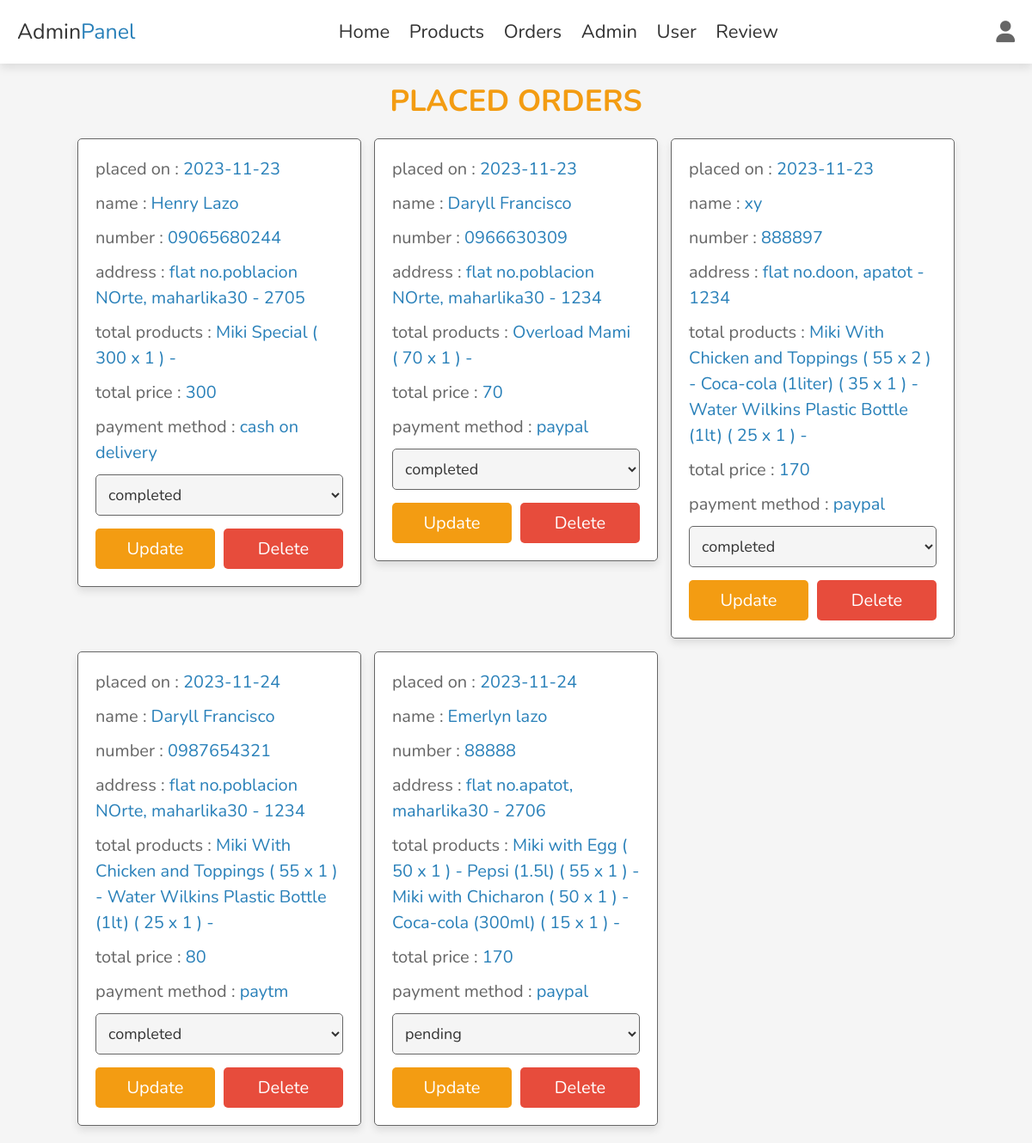
The app's page /admin_orders.php (signed in) with its own data.
### tables this page shows
CREATE TABLE `orders` (
  `id` int(100) NOT NULL,
  `user_id` int(100) NOT NULL,
  `name` varchar(100) NOT NULL,
  `number` varchar(12) NOT NULL,
  `method` varchar(50) NOT NULL,
  `address` varchar(500) NOT NULL,
  `total_products` varchar(1000) NOT NULL,
  `total_price` int(100) NOT NULL,
  `placed_on` date NOT NULL DEFAULT current_timestamp(),
  `payment_status` varchar(20) NOT NULL DEFAULT 'pending'
);

### admin_orders.php (the view, shortened to what this page needs)
<?php
include 'config.php';
?>
<!DOCTYPE html>
<html lang="en">
<head>
   <link rel="stylesheet" href="https://cdnjs.cloudflare.com/ajax/libs/font-awesome/6.1.1/css/all.min.css">
   <link rel="stylesheet" href="css/admin_style.css">
</head>
<body>
<?php include 'admin_header.php' ?>
<section class="orders">
<h1 class="heading">placed orders</h1>
<div class="box-container">
   <?php
      $select_orders = $conn->prepare("SELECT * FROM `orders`");
      $select_orders->execute();
      if($select_orders->rowCount() > 0){
         while($fetch_orders = $select_orders->fetch(PDO::FETCH_ASSOC)){
   ?>
   <div class="box">
      <p> placed on : <span><?= $fetch_orders['placed_on']; ?></span> </p>
      <p> name : <span><?= $fetch_orders['name']; ?></span> </p>
      <p> number : <span><?= $fetch_orders['number']; ?></span> </p>
      <p> address : <span><?= $fetch_orders['address']; ?></span> </p>
      <p> total products : <span><?= $fetch_orders['total_products']; ?></span> </p>
      <p> total price : <span><?= $fetch_orders['total_price']; ?></span> </p>
      <p> payment method : <span><?= $fetch_orders['method']; ?></span> </p>
      <form action="" method="post">
         <select name="payment_status" class="select">
            <option selected disabled><?= $fetch_orders['payment_status']; ?></option>
         </select>
        <div class="flex-btn">
         <input type="submit" value="update" class="option-btn" name="update_payment">
         <a href="admin_orders.php?delete=<?= $fetch_orders['id']; ?>" class="delete-btn" onclick="return confirm('delete this order?');">delete</a>
        </div>
      </form>
   </div>
   <?php
         }
      }else{
         echo '<p class="empty">no orders placed yet!</p>';
      }
   ?>
</div>
</section>
</body>
</html>

### admin_style.css (style rules this page uses)
:root { --main-color:#2980b9; --red:#e74c3c; --orange:#f39c12; --black:#333; --white:#fff; --light-bg:#f5f5f5; --light-color:#666; --border:.1rem solid var(--light-color); --box-shadow:0 .5rem 1rem rgba(0,0,0,.1); }
* { font-family: 'Nunito', sans-serif; margin:0; padding:0; box-sizing: border-box; outline: none; border:none; text-decoration: none; transition: .2s linear; }
html { font-size: 62.5%; overflow-x: hidden; scroll-behavior: smooth; scroll-padding-top: 7rem; }
body { background: var(--light-bg); }
section { padding:2rem; margin:0 auto; max-width: 1200px; }
.heading { text-align: center; margin-bottom: 2rem; font-size: 3.5rem; color:var(--orange); text-transform: uppercase; }
.delete-btn, .option-btn, .btn { display: block; width: 100%; margin-top: 1rem; border-radius: .5rem; padding:1rem 3rem; font-size: 2rem; color:var(--white); cursor: pointer; text-transform: capitalize; text-align: center; }
.delete-btn { background-color: var(--red); }
.option-btn { background-color: var(--orange); }
.flex-btn { display: flex; gap:1rem; }
.orders .box-container { display: grid; grid-template-columns: repeat(auto-fit, 33rem); gap:1.5rem; align-items: flex-start; justify-content: center; }
.orders .box-container .box { padding:2rem; padding-top: 1rem; border-radius: .5rem; border:var(--border); background-color: var(--white); box-shadow: var(--box-shadow); }
.orders .box-container .box p { line-height: 1.5; font-size: 2rem; color:var(--light-color); margin:1rem 0; }
.orders .box-container .box p span { color:var(--main-color); }
.orders .box-container .select { margin-bottom: .5rem; width: 100%; background-color: var(--light-bg); padding:1rem; font-size: 1.8rem; color:var(--black); border-radius: .5rem; border:var(--border); }

### records on screen
orders: placed_on "2023-11-23", name "Henry Lazo", number "09065680244", address "flat no.poblacion NOrte, maharlika30 - 2705", total_products "Miki Special ( 300 x 1 ) -", total_price "300", method "cash on delivery", payment_status "completed"
orders: placed_on "2023-11-23", name "Daryll Francisco", number "0966630309", address "flat no.poblacion NOrte, maharlika30 - 1234", total_products "Overload Mami ( 70 x 1 ) -", total_price "70", method "paypal", payment_status "completed"
orders: placed_on "2023-11-23", name "xy", number "888897", address "flat no.doon, apatot - 1234", total_products "Miki With Chicken and Toppings ( 55 x 2 ) - Coca-cola (1liter) ( 35 x 1 ) - Water Wilkins Plastic Bottle (1lt) ( 25 x 1 ) -", total_price "170", method "paypal", payment_status "completed"
orders: placed_on "2023-11-24", name "Daryll Francisco", number "0987654321", address "flat no.poblacion NOrte, maharlika30 - 1234", total_products "Miki With Chicken and Toppings ( 55 x 1 ) - Water Wilkins Plastic Bottle (1lt) ( 25 x 1 ) -", total_price "80", method "paytm", payment_status "completed"
orders: placed_on "2023-11-24", name "Emerlyn lazo", number "88888", address "flat no.apatot, maharlika30 - 2706", total_products "Miki with Egg ( 50 x 1 ) - Pepsi (1.5l) ( 55 x 1 ) - Miki with Chicharon ( 50 x 1 ) - Coca-cola (300ml) ( 15 x 1 ) -", total_price "170", method "paypal", payment_status "pending"
